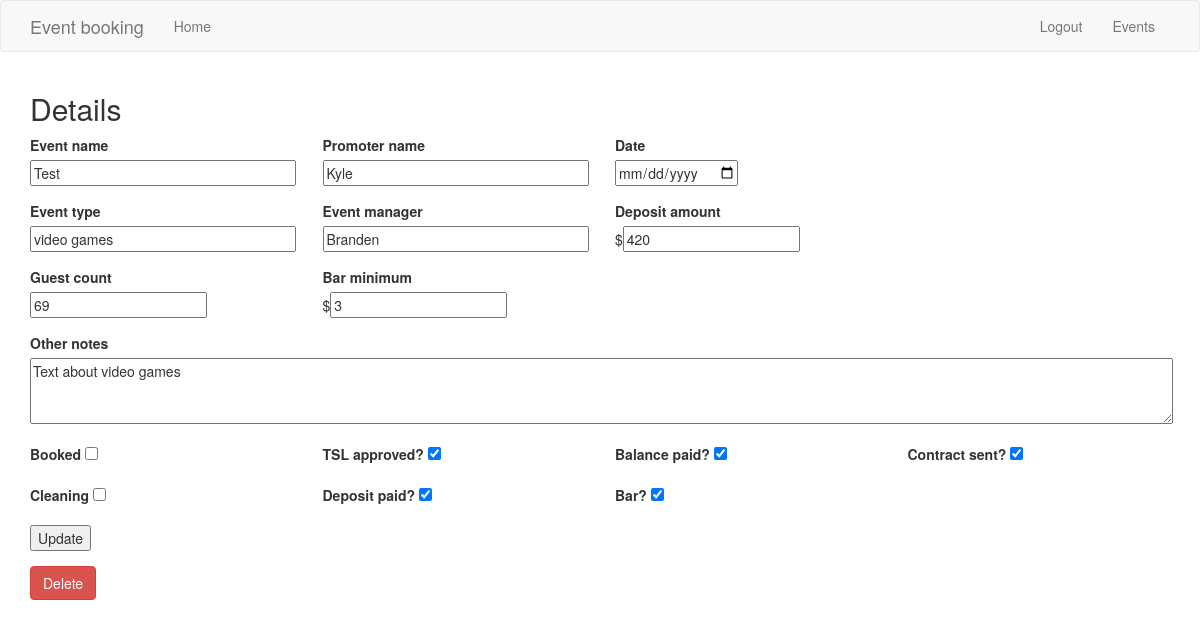
/event_details?id=5 (signed in), run on the app's committed database.
### app/models.py (models this page shows, shortened)
class Event(db.Model):
        id = db.Column(db.Integer, primary_key=True)
        event_name = db.Column(db.String(120), index=True)
        promoter_name = db.Column(db.String(64), index=True)
        event_date = db.Column(db.DateTime, index=True, default=datetime.utcnow)
        event_type = db.Column(db.String(64), index=True)
        event_manager = db.Column(db.String(64), index=True)
        deposit_amount = db.Column(db.Integer)
        guest_count = db.Column(db.Integer)
        bar_min = db.Column(db.Integer)
        other_notes = db.Column(db.String(64), index=True)
        booked = db.Column(db.Boolean, default=False)
        tsl_approved = db.Column(db.Boolean, default=False)
        balance_paid = db.Column(db.Boolean, default=False)
        contract_sent = db.Column(db.Boolean, default=False)
        cleaning = db.Column(db.Boolean, default=False)
        deposit_paid = db.Column(db.Boolean, default=False)
        bar = db.Column(db.Boolean, default=False)
        update = LinkCol('Update', 'update_event', url_kwargs=dict(id='id'))
        user_id = db.Column(db.Integer, db.ForeignKey('user.id'))

### app/routes.py (the view)
@app.route('/event_details', methods=['GET', 'POST'])
@login_required
def event_details():
    args = request.args
    print(args)
    id = args['id']
    print(id)
    form = EventDetailsForm()
    print("errors: ")
    print(form.errors)
    if form.validate_on_submit():
        print('second')
        event_data = Event.query.get(id)
        event_data.event_name = form.event_name.data
        event_data.promoter_name = form.promoter_name.data
        event_data.event_date = form.event_date.data
        event_data.event_type = form.event_type.data
        event_data.event_manager = form.event_manager.data
        event_data.deposit_amount = form.deposit_amount.data
        event_data.guest_count = form.guest_count.data
        event_data.bar_min = form.bar_min.data
        event_data.other_notes = form.other_notes.data
        event_data.booked = form.booked.data
        event_data.tsl_approved = form.tsl_approved.data
        event_data.balance_paid = form.balance_paid.data
        event_data.contract_sent = form.contract_sent.data
        event_data.cleaning = form.cleaning.data
        event_data.deposit_paid = form.deposit_paid.data
        event_data.bar = form.bar.data
        db.session.commit()
        flash('Your changes have been saved.')
        return redirect(url_for('events'))
    elif request.method == 'GET':
        print('first')
        event_data = Event.query.get(id)
        form.event_name.data = event_data.event_name
        form.promoter_name.data = event_data.promoter_name
        form.event_date.data = event_data.event_date
        form.event_type.data = event_data.event_type
        form.event_manager.data = event_data.event_manager
        form.deposit_amount.data = event_data.deposit_amount
        form.guest_count.data = event_data.guest_count
        form.bar_min.data = event_data.bar_min
        form.other_notes.data = event_data.other_notes
        form.booked.data = event_data.booked
        form.tsl_approved.data = event_data.tsl_approved
        form.balance_paid.data = event_data.balance_paid
        form.contract_sent.data = event_data.contract_sent
        form.cleaning.data = event_data.cleaning
        form.deposit_paid.data = event_data.deposit_paid
        form.bar.data = event_data.bar
        form.id.data = event_data.id
    return render_template('event_details.html', title='Event Details',
                           form=form)

### app/forms.py
class EventDetailsForm(FlaskForm):
    event_name = StringField('Event name', validators=[DataRequired()])
    promoter_name = StringField('Promoter name', validators=[DataRequired()])
    event_date = DateField('Date', format='%m/%d/%Y', validators=[DataRequired()])
    event_type = StringField('Event type', validators=[DataRequired()])
    event_manager = StringField('Event manager', validators=[DataRequired()])
    deposit_amount = IntegerField('Deposit amount', validators=[DataRequired()])
    guest_count = IntegerField('Guest count', validators=[DataRequired()])
    bar_min = IntegerField('Bar minimum', validators=[DataRequired()])
    other_notes = TextAreaField('Other notes', validators=[Length(min=0, max=140)])
    booked = BooleanField('Booked')
    tsl_approved = BooleanField('TSL approved?')
    balance_paid = BooleanField('Balance paid?')
    contract_sent = BooleanField('Contract sent?')
    cleaning = BooleanField('Cleaning')
    deposit_paid = BooleanField('Deposit paid?')
    bar = BooleanField('Bar?')
    submit = SubmitField('Update')
    id = IntegerField('ID')

### app/models.py (called while the page is built)
@login.user_loader
def load_user(id):
    return User.query.get(int(id))

### app/templates/event_details.html (shortened to what this page needs)
{% extends "base.html" %}
{% block app_content %}
<h2>Details</h2>
<form action="" method="post" novalidate>
  <div class="row">
    <div class="form-group col-md-3">
     {{ form.event_name.label }}<br>
     {{ form.event_name(size=32) }}
     </div>
    <div class="form-group col-md-3">
     {{ form.promoter_name.label }}<br>
     {{ form.promoter_name(size=32) }}
     </div>
  <div class="form-group col-md-3">
        {{ form.event_date.label }}<br>
     {{ form.event_date(size=32) }}
     </div>
      </div>
  <div class="row">
    <div class="form-group col-md-3">
    {{ form.event_type.label }}<br>
    {{ form.event_type(size=32) }}
   </div>
    <div class="form-group col-md-3">
      {{ form.event_manager.label }}<br>
      {{ form.event_manager(size=32) }}
   </div>
    <div class="form-group col-md-3">
      {{ form.deposit_amount.label }}<br>
      ${{ form.deposit_amount(size=32) }}
   </div>
  </div>
  <div class="row">
   <div class="form-group col-md-3">
    {{ form.guest_count.label }}<br>
    {{ form.guest_count(size=32) }}
  </div>
   <div class="form-group col-md-3">
    {{ form.bar_min.label }}<br>
    ${{ form.bar_min(size=32) }}
  </div>
</div>
<div class="form-group">
  {{ form.other_notes.label }}<br>
  {{ form.other_notes(rows='3',cols='150') }}
</div>
<div class="row">
<div class="form-group col-md-3">
    {{ form.booked.label }}
    {{ form.booked() }}
  </div>
<div class="form-group col-md-3">
    {{ form.tsl_approved.label }}
    {{ form.tsl_approved() }}
   </div>
<div class="form-group col-md-3">
    {{ form.balance_paid.label }}
    {{ form.balance_paid() }}
   </div>
<div class="form-group col-md-3">
    {{ form.contract_sent.label }}
    {{ form.contract_sent() }}
   </div>
   <div class="form-group col-md-3">
     {{ form.cleaning.label }}
     {{ form.cleaning() }}
    </div>
    <div class="form-group col-md-3">
      {{ form.deposit_paid.label }}
      {{ form.deposit_paid() }}
     </div>
     <div class="form-group col-md-3">
       {{ form.bar.label }}
       {{ form.bar() }}
     </div>
</div>
<div class="row">
  <div class="form-group col-md-6">
    {{ form.submit() }}
  </div>
</div>
<button id= "btn" type="button" class="btn btn-danger" data-toggle="modal" data-target="#exampleModal">
    Delete
  </button>
  </form>
{% endblock %}

### data on the page
Event: event_name "Test", promoter_name "Kyle", event_type "video games", event_manager "Branden", deposit_amount "420", guest_count "69", bar_min "3", other_notes "Text about video games", tsl_approved "☑", balance_paid "☑", contract_sent "☑", deposit_paid "☑", bar "☑"
